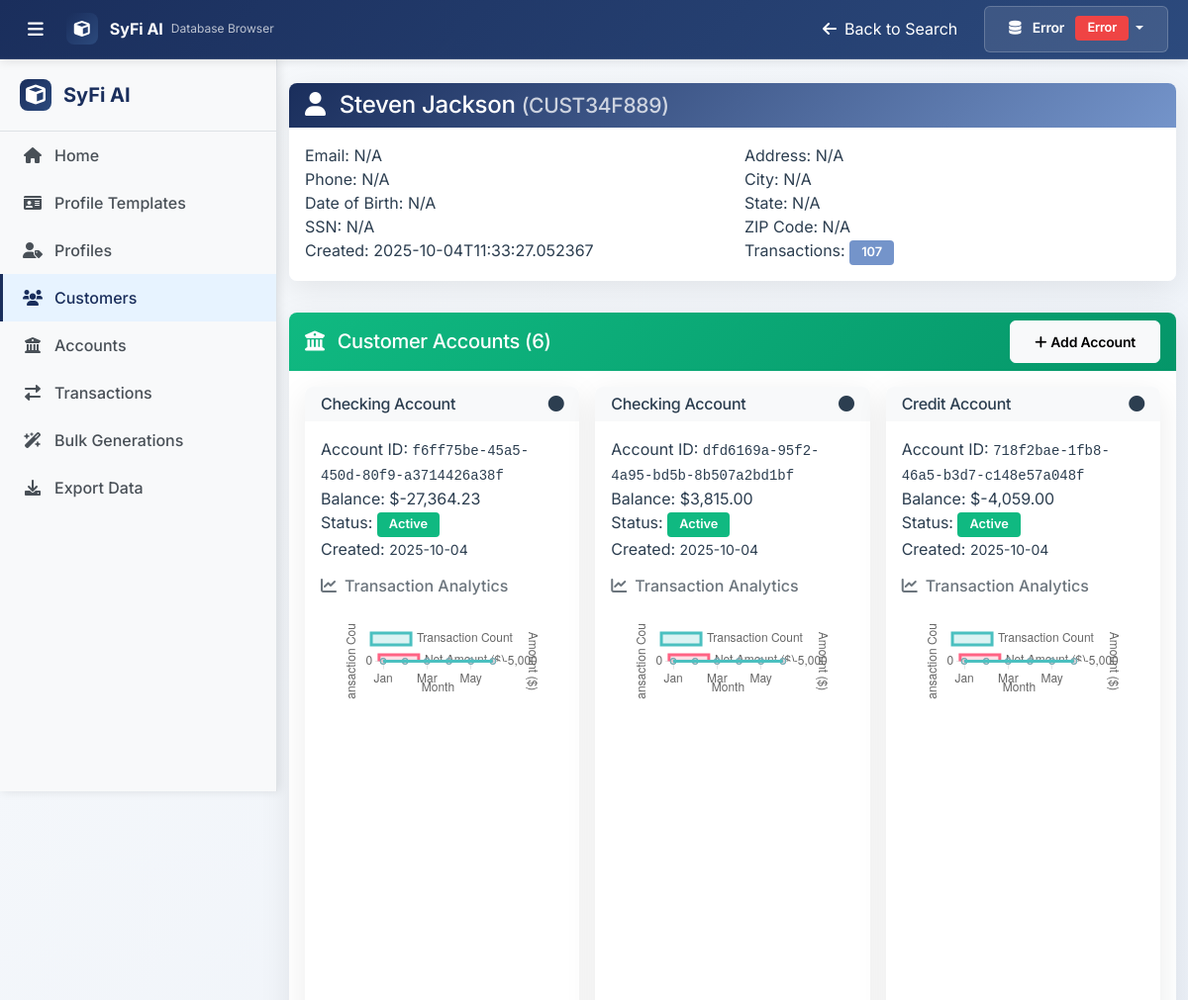
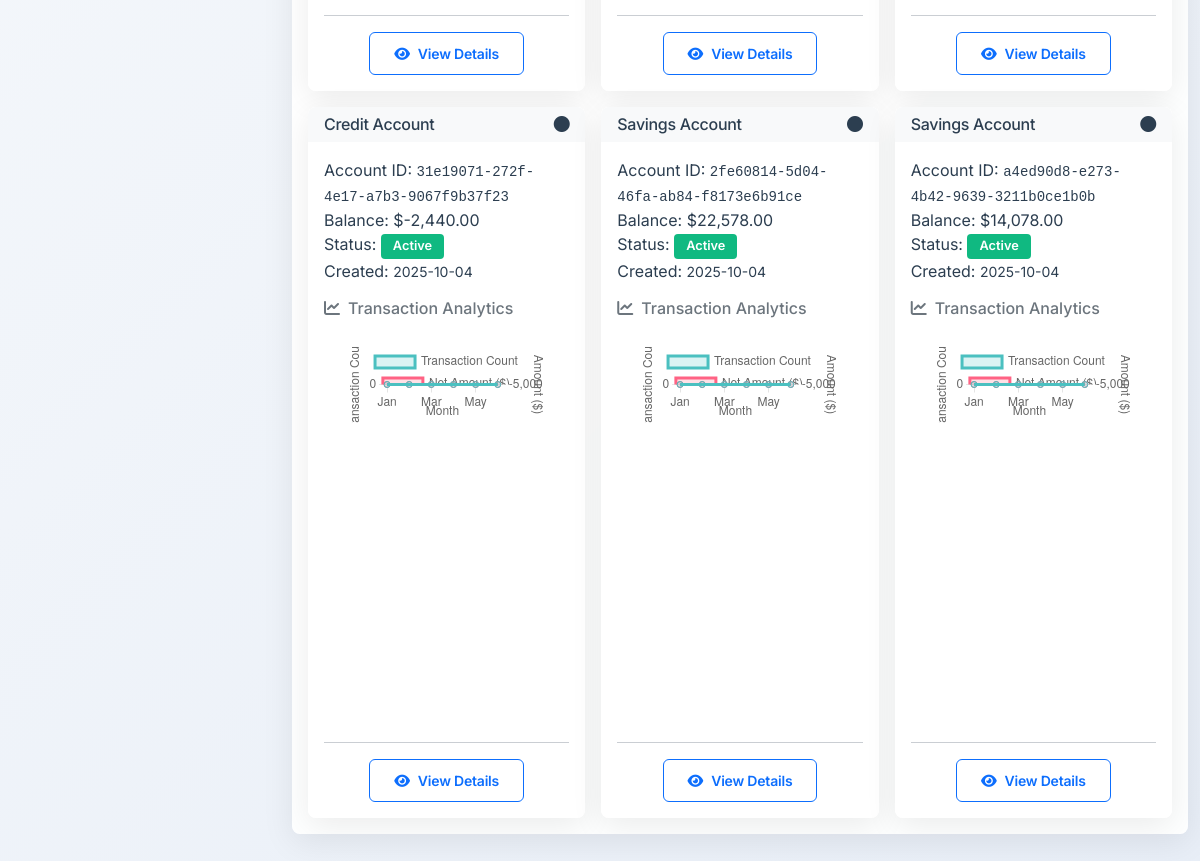
Screenshot of /customer/CUST34F889 with the database file from the repository (2 pictures, top to bottom).
### tables this page shows
CREATE TABLE customers (
            customer_id TEXT PRIMARY KEY,
            first_name TEXT NOT NULL,
            last_name TEXT NOT NULL,
            company_name TEXT,  -- For business entities
            email TEXT,
            phone TEXT,
            date_of_birth DATE,
            address TEXT,
            city TEXT,
            state TEXT,
            zip_code TEXT,
            ssn_hash TEXT,
            created_date DATETIME DEFAULT CURRENT_TIMESTAMP,
            
            -- Household information
            household_size INTEGER DEFAULT 1,
            num_adults INTEGER DEFAULT 1,
            num_children INTEGER DEFAULT 0,
            num_pets INTEGER DEFAULT 0,
            household_income DECIMAL(15,2),
            employment_status TEXT,
            marital_status TEXT,
            
            -- Profile information
            profile_description TEXT,
            profile_tags TEXT,  -- JSON array of tags
            
            metadata TEXT  -- JSON for additional fields
        , bulk_generation_id TEXT, bulk_generation_label TEXT);

CREATE TABLE accounts (
            account_id TEXT PRIMARY KEY,
            customer_id TEXT NOT NULL,
            account_number TEXT UNIQUE NOT NULL,
            account_type TEXT NOT NULL,
            balance DECIMAL(15,2) DEFAULT 0.00,
            available_balance DECIMAL(15,2) DEFAULT 0.00,
            currency TEXT DEFAULT 'USD',
            created_date DATETIME DEFAULT CURRENT_TIMESTAMP,
            closed_date DATE,
            is_active BOOLEAN DEFAULT 1,
            interest_rate DECIMAL(5,4),
            credit_limit DECIMAL(15,2),
            metadata TEXT, bulk_generation_id TEXT, bulk_generation_label TEXT,  -- JSON for additional fields
            FOREIGN KEY (customer_id) REFERENCES customers (customer_id)
        );

### web_browser.py (the view)
@app.route('/customer/<customer_id>')
def customer_details(customer_id):
    if db_browser:
        details = db_browser.get_customer_details(customer_id)
        if details:
            back_links = [{'url': '/customers', 'icon': 'fas fa-arrow-left', 'text': 'Back to Search'}]
            return render_template('customer_details.html', data=details, active_page='customers',
                                 show_back_links=True, back_links=back_links)
        else:
            return render_template('error.html', message='Customer not found')
    else:
        return render_template('error.html', message='Database not connected')

### templates/customer_details.html (shortened to what this page needs)
<!DOCTYPE html>
<html lang="en">
<head>
    <link href="https://cdn.jsdelivr.net/npm/bootstrap@5.1.3/dist/css/bootstrap.min.css" rel="stylesheet">
    <link href="https://cdnjs.cloudflare.com/ajax/libs/font-awesome/6.0.0/css/all.min.css" rel="stylesheet">
    <link rel="stylesheet" href="{{ url_for('static', filename='css/base.css') }}">
    <link rel="stylesheet" href="{{ url_for('static', filename='css/base.css') }}">
    <link rel="stylesheet" href="{{ url_for('static', filename='css/shared_navigation_styles.css') }}">
    <link rel="stylesheet" href="{{ url_for('static', filename='css/customer_details.css') }}">
</head>
<body class="bg-light">
    {% include 'shared_navigation.html' %}
    <div class="container mt-4">
        <div class="row">
            <div class="col-12">
                <div class="card detail-card">
                    <div class="card-header bg-primary text-white">
                        <h4 class="mb-0">
                            {% if data.customer.company_name %}
                                <i class="fas fa-building me-2"></i>
                                {{ data.customer.company_name }}
                                <small class="opacity-75">({{ data.customer.first_name }} {{ data.customer.last_name }} - {{ data.customer.customer_id }})</small>
                            {% else %}
                                <i class="fas fa-user me-2"></i>
                                {{ data.customer.first_name }} {{ data.customer.last_name }}
                                <small class="opacity-75">({{ data.customer.customer_id }})</small>
                            {% endif %}
                        </h4>
                    </div>
                    <div class="card-body">
                        <div class="row">
                            <div class="col-md-6">
                                <div class="info-row">
                                    <span class="info-label">Email:</span>
                                    <span>{{ data.customer.email or 'N/A' }}</span>
                                </div>
                                <div class="info-row">
                                    <span class="info-label">Phone:</span>
                                    <span>{{ data.customer.phone or 'N/A' }}</span>
                                </div>
                                <div class="info-row">
                                    <span class="info-label">Date of Birth:</span>
                                    <span>{{ data.customer.date_of_birth or 'N/A' }}</span>
                                </div>
                                <div class="info-row">
                                    <span class="info-label">SSN:</span>
                                    <span>{{ data.customer.ssn or 'N/A' }}</span>
                                </div>
                                <div class="info-row">
                                    <span class="info-label">Created:</span>
                                    <span>{{ data.customer.created_date or 'N/A' }}</span>
                                </div>
                            </div>
                            <div class="col-md-6">
                                <div class="info-row">
                                    <span class="info-label">Address:</span>
                                    <span>{{ data.customer.address or 'N/A' }}</span>
                                </div>
                                <div class="info-row">
                                    <span class="info-label">City:</span>
                                    <span>{{ data.customer.city or 'N/A' }}</span>
                                </div>
                                <div class="info-row">
                                    <span class="info-label">State:</span>
                                    <span>{{ data.customer.state or 'N/A' }}</span>
                                </div>
                                <div class="info-row">
                                    <span class="info-label">ZIP Code:</span>
                                    <span>{{ data.customer.zip_code or 'N/A' }}</span>
                                </div>
                                <div class="info-row">
                                    <span class="info-label">Transactions:</span>
                                    <span class="badge bg-info">{{ data.transaction_count }}</span>
                                </div>
                            </div>
                        </div>
                    </div>
                </div>
            </div>
        </div>
        <div class="row">
            <div class="col-12">
                <div class="card detail-card">
                    <div class="card-header bg-success text-white d-flex justify-content-between align-items-center">
                        <h5 class="mb-0">
                            <i class="fas fa-university me-2"></i>
                            Customer Accounts ({{ data.accounts|length }})
                        </h5>
                        <button type="button" class="btn btn-light btn-sm" id="add-account-btn" data-bs-toggle="modal" data-bs-target="#addAccountModal">
                            <i class="fas fa-plus me-1"></i>Add Account
                        </button>
                    </div>
                    <div class="card-body p-0">
                        {% if data.accounts %}
                            <div class="row g-3 p-3">
                                {% for account in data.accounts %}
                                <div class="col-md-6 col-lg-4">
                                    <div class="card account-card h-100">
                                        <div class="card-header bg-light">
                                            <h6 class="mb-0">
                                                {{ account.account_type.title() }} Account
                                                <span class="float-end">
                                                    <i class="fas fa-circle {{ 'account-status-active' if account.is_active else 'account-status-inactive' }}"></i>
                                                </span>
                                            </h6>
                                        </div>
                                        <div class="card-body">
                                            <div class="info-row">
                                                <span class="info-label">Account ID:</span>
                                                <small class="font-monospace">{{ account.account_id }}</small>
                                            </div>
                                            <div class="info-row">
                                                <span class="info-label">Balance:</span>
                                                <span class="{{ 'balance-positive' if account.balance >= 0 else 'balance-negative' }}">
                                                    ${{ "{:,.2f}".format(account.balance) }}
                                                </span>
                                            </div>
                                            <div class="info-row">
                                                <span class="info-label">Status:</span>
                                                <span class="badge bg-{{ 'success' if account.get('account_status', 'active') == 'active' else 'secondary' }}">
                                                    {{ (account.get('account_status', 'active')).title() }}
                                                </span>
                                            </div>
                                            <div class="info-row">
                                                <span class="info-label">Created:</span>
                                                <small>{{ account.created_date[:10] if account.created_date else 'N/A' }}</small>
                                            </div>
                                            <div class="mt-3 mb-2">
                                                <h6 class="text-muted mb-2">
                                                    <i class="fas fa-chart-line me-2"></i>Transaction Analytics
                                                </h6>
                                                <div class="chart-container">
                                                    <canvas
                                                        id="chart-{{ account.account_id }}"
                                                        data-account-id="{{ account.account_id }}"
                                                        width="400"
                                                        height="150">
                                                    </canvas>
                                                </div>
                                            </div>
                                            <hr>
                                            <div class="text-center">
                                                <a href="/account/{{ account.account_id }}" class="btn btn-sm btn-outline-primary">
                                                    <i class="fas fa-eye me-2"></i>View Details
                                                </a>
                                            </div>
                                        </div>
                                    </div>
                                </div>
                                {% endfor %}
                            </div>
                        {% else %}
                            <div class="text-center py-5">
                                <i class="fas fa-inbox fa-3x text-muted mb-3"></i>
                                <p class="text-muted">No accounts found for this customer.</p>
                            </div>
                        {% endif %}
                    </div>
                </div>
            </div>
        </div>
    </div>
</body>
</html>

### rows the page displays
customers: customer.first_name "Steven", customer.last_name "Jackson", customer.customer_id "CUST34F889", customer "N/A", customer "2025-10-04T11:33:27.052367"
accounts: account_type "Checking", is_active True (drawn), account_id "f6ff75be-45a5-450d-80f9-a3714426a38f", balance "-27,364.23", value "Active", created_date "2025-10-04"
accounts: account_type "Checking", is_active True (drawn), account_id "dfd6169a-95f2-4a95-bd5b-8b507a2bd1bf", balance "3,815.00", value "Active", created_date "2025-10-04"
accounts: account_type "Credit", is_active True (drawn), account_id "718f2bae-1fb8-46a5-b3d7-c148e57a048f", balance "-4,059.00", value "Active", created_date "2025-10-04"
accounts: account_type "Credit", is_active True (drawn), account_id "31e19071-272f-4e17-a7b3-9067f9b37f23", balance "-2,440.00", value "Active", created_date "2025-10-04"
accounts: account_type "Savings", is_active True (drawn), account_id "2fe60814-5d04-46fa-ab84-f8173e6b91ce", balance "22,578.00", value "Active", created_date "2025-10-04"
accounts: account_type "Savings", is_active True (drawn), account_id "a4ed90d8-e273-4b42-9639-3211b0ce1b0b", balance "14,078.00", value "Active", created_date "2025-10-04"

### other values shown
{{ link.text }} "Back to Search"
{{ data.customer.date_of_birth or 'N/A' }} "N/A"
{{ data.customer.ssn or 'N/A' }} "N/A"
{{ data.transaction_count }} "107"
{{ data.accounts|length }} "6"
